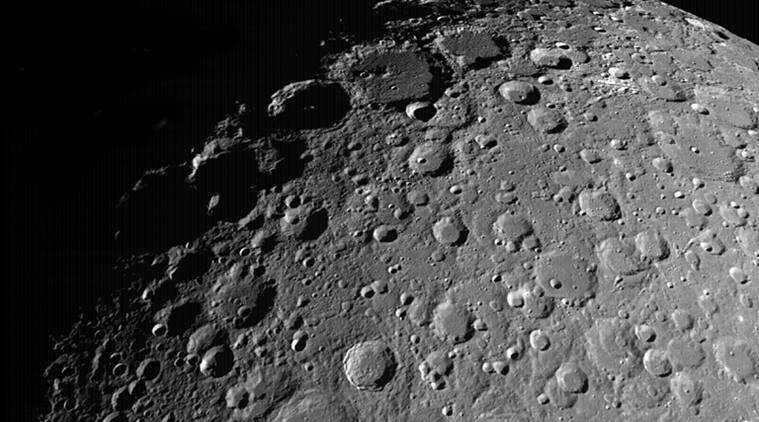
#> input picture MoonCraters.jpg, 759 x 422 px
$ python Lec4.py
#> lines starting #> are read from the running program, lines starting #| are printed output that depends on the picture
#%%
import numpy as np
import cv2

#%%
img = cv2.imread("MoonCraters.jpg")
#> img is the input picture: shape (422, 759, 3); min 0, max 255, mean 73.2
cv2.imshow('Moon Craters', img)

# cv2.waitKey(0)
# cv2.destroyAllWindows()


# #%%
# addition of the Noise in the image
def noisy(noise_typ,image):
#> called with noise_typ = 'gauss'
    if noise_typ == "gauss":
        row,col,ch= image.shape
#> row = 422; col = 759; ch = 3
        mean = 10
        var = 5.5
        sigma = var**1.5
        gauss = np.random.normal(mean,sigma,(row,col,ch))
        gauss = gauss.reshape(row,col,ch)
        noisy = image + gauss
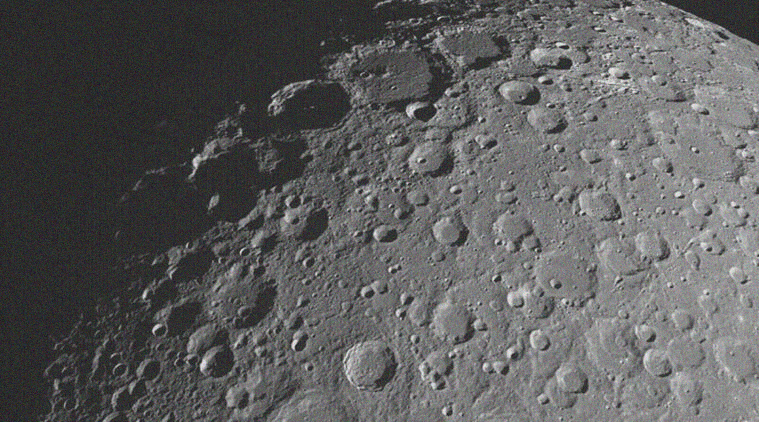
#> noisy: shape (422, 759, 3) float64; mean B, G, R 83.2, 83.2, 83.2; drawn with min black and max white
        return noisy
    elif noise_typ == "s&p":
        row,col,ch = image.shape
        s_vs_p = 0.5
        amount = 0.004
        out = np.copy(image)
        # Salt mode
        num_salt = np.ceil(amount * image.size * s_vs_p)
        coords = [np.random.randint(0, i - 1, int(num_salt)) for i in image.shape]
        out[coords] = 1

      # Pepper mode
        num_pepper = np.ceil(amount* image.size * (1. - s_vs_p))
        coords = [np.random.randint(0, i - 1, int(num_pepper))
                for i in image.shape]
        out[coords] = 0
        return out
    elif noise_typ == "poisson":
        vals = len(np.unique(image))
        vals = 2 ** np.ceil(np.log2(vals))
        noisy = np.random.poisson(image * vals) / float(vals)
        return noisy
    elif noise_typ =="speckle":
        row,col,ch = image.shape
        gauss = np.random.randn(row,col,ch)
        gauss = gauss.reshape(row,col,ch)
        noisy = image + image * gauss
        return noisy

## %%
noiseType = 'gauss'

NoisyImage = noisy(noiseType, img)
cv2.imshow('Gaussian Noise', NoisyImage)
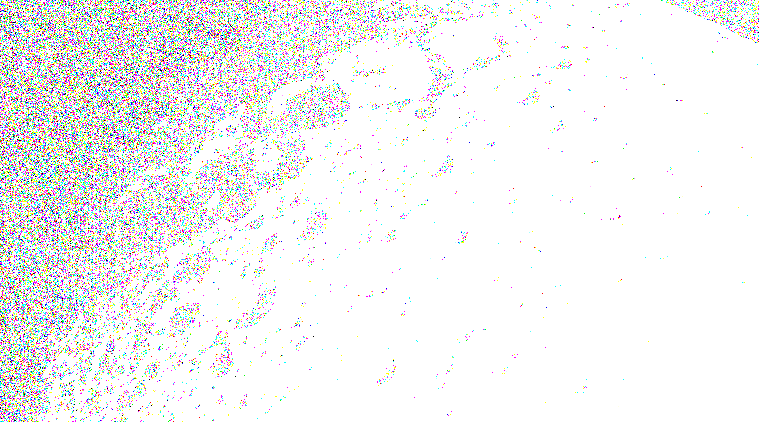
#> window 'Gaussian Noise': shape (422, 759, 3); mean B, G, R 241.1, 241.3, 241.1
cv2.waitKey(0)
cv2.destroyAllWindows()

# %%

$ run again, with Cicada_root.jpg copied over MoonCraters.jpg
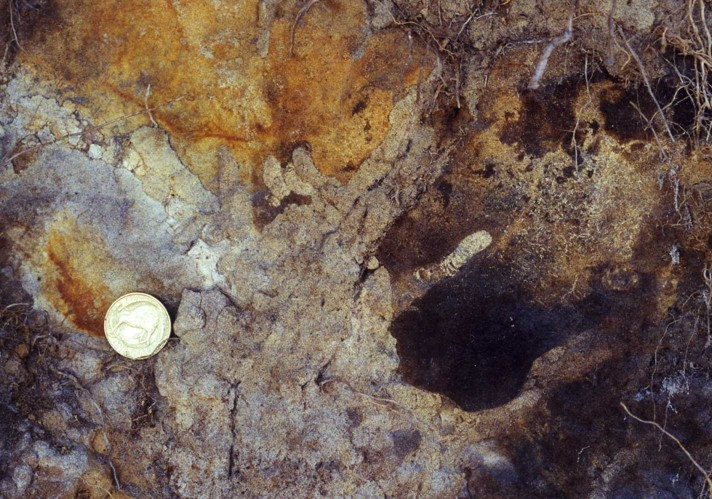
#> input picture Cicada_root.jpg, 712 x 499 px
#> img is the input picture: shape (499, 712, 3); mean B, G, R 81.6, 92.5, 111
#> in noisy, `noisy = image + gauss`:
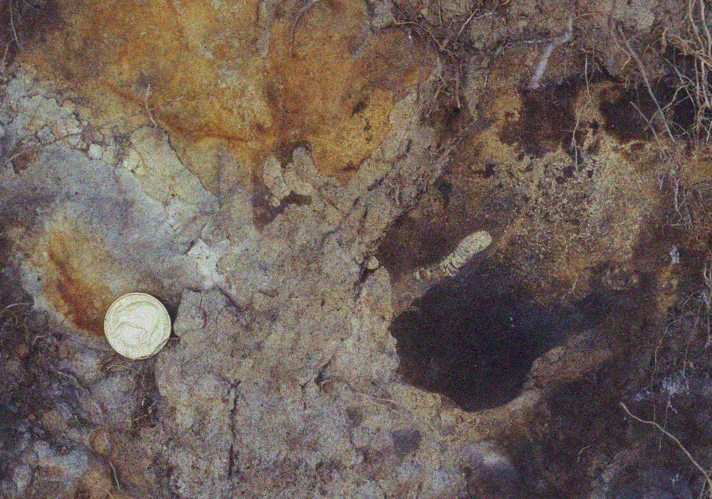
#> noisy: shape (499, 712, 3) float64; mean B, G, R 91.6, 102.5, 121; drawn with min black and max white
#> `cv2.imshow('Gaussian Noise', NoisyImage)`:
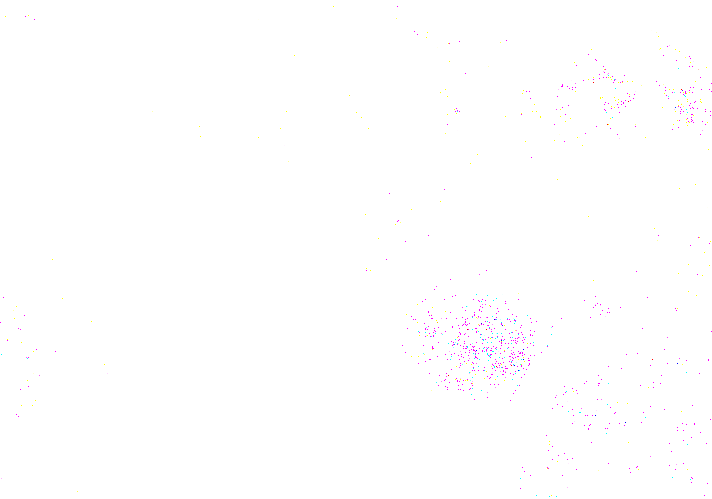
#> window 'Gaussian Noise': shape (499, 712, 3); mean B, G, R 254.8, 254.5, 254.9
